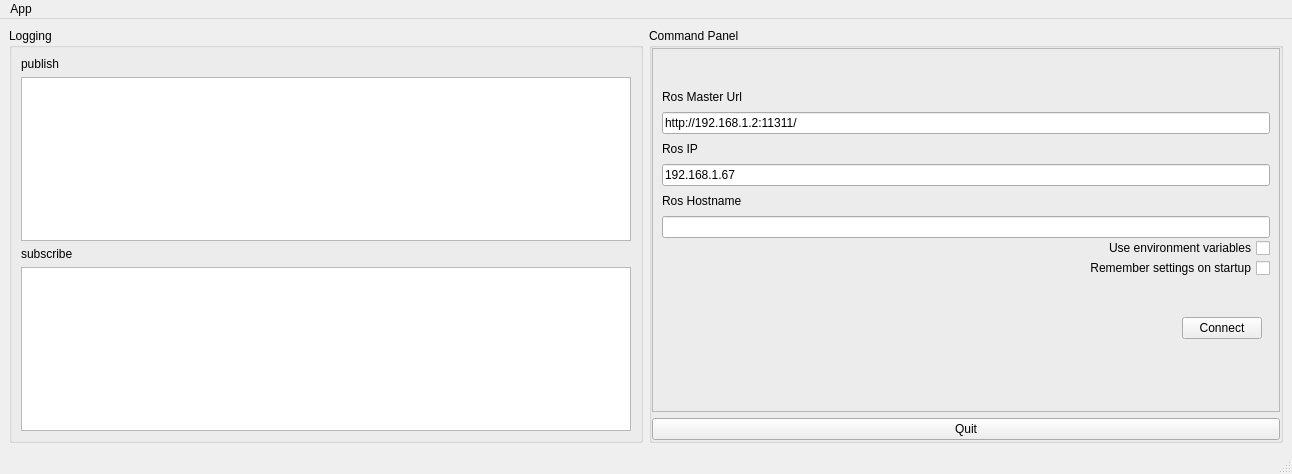
<?xml version="1.0" encoding="UTF-8"?>
<ui version="4.0">
 <class>MainWindow</class>
 <widget class="QMainWindow" name="MainWindow">
  <property name="geometry">
   <rect>
    <x>0</x>
    <y>0</y>
    <width>1292</width>
    <height>474</height>
   </rect>
  </property>
  <property name="windowTitle">
   <string>MainWindow</string>
  </property>
  <widget class="QWidget" name="centralwidget">
   <layout class="QHBoxLayout" name="horizontalLayout_2">
    <item>
     <widget class="QGroupBox" name="groupBox">
      <property name="title">
       <string>Logging</string>
      </property>
      <layout class="QVBoxLayout" name="verticalLayout">
       <item>
        <layout class="QGridLayout" name="gridLayout">
         <item row="0" column="0">
          <widget class="QLabel" name="publish">
           <property name="text">
            <string>publish</string>
           </property>
          </widget>
         </item>
         <item row="2" column="0">
          <widget class="QLabel" name="subscribe">
           <property name="text">
            <string>subscribe</string>
           </property>
          </widget>
         </item>
         <item row="1" column="0">
          <widget class="QListView" name="view_logging"/>
         </item>
         <item row="3" column="0">
          <widget class="QListView" name="view_logging_sub"/>
         </item>
        </layout>
       </item>
      </layout>
     </widget>
    </item>
    <item>
     <widget class="QGroupBox" name="groupBox_2">
      <property name="title">
       <string>Command Panel</string>
      </property>
      <layout class="QVBoxLayout" name="verticalLayout_2">
       <property name="leftMargin">
        <number>0</number>
       </property>
       <property name="topMargin">
        <number>0</number>
       </property>
       <property name="rightMargin">
        <number>0</number>
       </property>
       <property name="bottomMargin">
        <number>0</number>
       </property>
       <item>
        <widget class="QFrame" name="frame">
         <property name="frameShape">
          <enum>QFrame::StyledPanel</enum>
         </property>
         <property name="frameShadow">
          <enum>QFrame::Raised</enum>
         </property>
         <layout class="QVBoxLayout" name="verticalLayout_3">
          <item>
           <layout class="QGridLayout" name="gridLayout_2">
            <property name="spacing">
             <number>0</number>
            </property>
            <item row="7" column="0">
             <widget class="QCheckBox" name="checkbox_remember">
              <property name="layoutDirection">
               <enum>Qt::RightToLeft</enum>
              </property>
              <property name="text">
               <string>Remember settings on startup</string>
              </property>
             </widget>
            </item>
            <item row="2" column="0">
             <widget class="QLabel" name="label_4">
              <property name="maximumSize">
               <size>
                <width>400</width>
                <height>30</height>
               </size>
              </property>
              <property name="text">
               <string>Ros IP</string>
              </property>
             </widget>
            </item>
            <item row="3" column="0">
             <widget class="QLineEdit" name="line_edit_host">
              <property name="text">
               <string>192.168.1.67</string>
              </property>
              <property name="placeholderText">
               <string/>
              </property>
             </widget>
            </item>
            <item row="6" column="0">
             <widget class="QCheckBox" name="checkbox_use_environment">
              <property name="layoutDirection">
               <enum>Qt::RightToLeft</enum>
              </property>
              <property name="text">
               <string>Use environment variables</string>
              </property>
             </widget>
            </item>
            <item row="0" column="0">
             <widget class="QLabel" name="label_5">
              <property name="maximumSize">
               <size>
                <width>400</width>
                <height>30</height>
               </size>
              </property>
              <property name="text">
               <string>Ros Master Url</string>
              </property>
             </widget>
            </item>
            <item row="1" column="0">
             <widget class="QLineEdit" name="line_edit_master">
              <property name="text">
               <string>http://192.168.1.2:11311/</string>
              </property>
              <property name="placeholderText">
               <string/>
              </property>
             </widget>
            </item>
            <item row="4" column="0">
             <widget class="QLabel" name="label_3">
              <property name="maximumSize">
               <size>
                <width>400</width>
                <height>30</height>
               </size>
              </property>
              <property name="text">
               <string>Ros Hostname</string>
              </property>
             </widget>
            </item>
            <item row="5" column="0">
             <widget class="QLineEdit" name="line_edit_topic"/>
            </item>
            <item row="8" column="0">
             <widget class="QWidget" name="widget" native="true">
              <property name="maximumSize">
               <size>
                <width>600</width>
                <height>100</height>
               </size>
              </property>
              <layout class="QHBoxLayout" name="horizontalLayout">
               <property name="leftMargin">
                <number>0</number>
               </property>
               <property name="topMargin">
                <number>0</number>
               </property>
               <property name="rightMargin">
                <number>0</number>
               </property>
               <property name="bottomMargin">
                <number>0</number>
               </property>
               <item>
                <spacer name="horizontalSpacer">
                 <property name="orientation">
                  <enum>Qt::Horizontal</enum>
                 </property>
                 <property name="sizeHint" stdset="0">
                  <size>
                   <width>510</width>
                   <height>20</height>
                  </size>
                 </property>
                </spacer>
               </item>
               <item>
                <widget class="QPushButton" name="button_connect">
                 <property name="text">
                  <string>Connect</string>
                 </property>
                </widget>
               </item>
              </layout>
             </widget>
            </item>
           </layout>
          </item>
         </layout>
        </widget>
       </item>
       <item>
        <widget class="QPushButton" name="button_quit">
         <property name="text">
          <string>Quit</string>
         </property>
        </widget>
       </item>
      </layout>
     </widget>
    </item>
   </layout>
  </widget>
  <widget class="QMenuBar" name="menubar">
   <property name="geometry">
    <rect>
     <x>0</x>
     <y>0</y>
     <width>1292</width>
     <height>22</height>
    </rect>
   </property>
   <widget class="QMenu" name="menuApp">
    <property name="title">
     <string>App</string>
    </property>
    <addaction name="actionAbout"/>
    <addaction name="actionAbout_Qt"/>
    <addaction name="action_Preferences"/>
    <addaction name="action_Quit"/>
   </widget>
   <addaction name="menuApp"/>
  </widget>
  <widget class="QStatusBar" name="statusbar"/>
  <action name="actionAbout">
   <property name="text">
    <string>actionAbout</string>
   </property>
   <property name="toolTip">
    <string>About</string>
   </property>
  </action>
  <action name="actionAbout_Qt">
   <property name="text">
    <string>actionAbout_Qt</string>
   </property>
   <property name="toolTip">
    <string>About Qt</string>
   </property>
  </action>
  <action name="action_Preferences">
   <property name="text">
    <string>action_Preferences</string>
   </property>
   <property name="toolTip">
    <string>Preferences</string>
   </property>
  </action>
  <action name="action_Quit">
   <property name="text">
    <string>action_Quit</string>
   </property>
   <property name="toolTip">
    <string>Quit</string>
   </property>
   <property name="shortcut">
    <string>Ctrl+C</string>
   </property>
  </action>
 </widget>
 <resources/>
 <connections/>
</ui>
